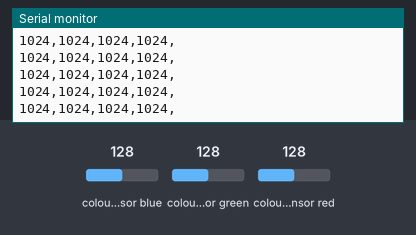
A sketch run on a simulated Arduino Uno, built with avr-gcc and run on an emulated ATmega328P. Shown: the last lines printed to the serial monitor. The inputs (shaded band) are chosen by the test bench; at power-on: colour sensor blue 128, colour sensor red 128, colour sensor green 128.

Above: at 1.2 s.
1.3 s: colour sensor blue set to 5
At 1.47 s:
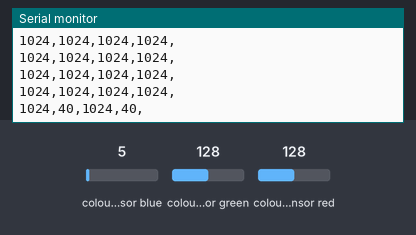
2.8 s: colour sensor red set to 5
At 2.8 s:
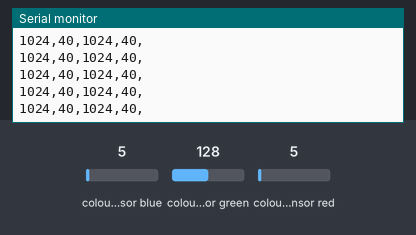
4.3 s: colour sensor blue set to 64
At 4.32 s:
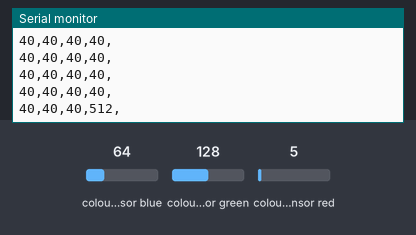
Timing chart, 0 to 7.3 s (numbered marks = the images above; inputs shaded):
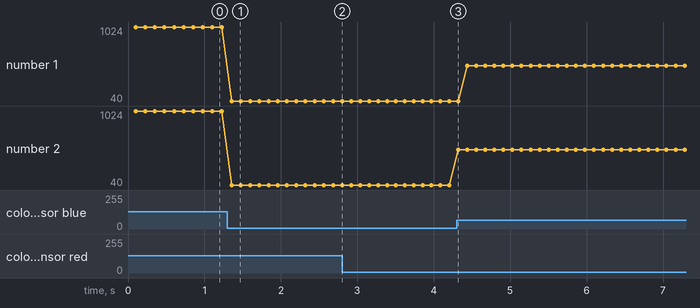

Measured:
- after the input at 1.3 s, the serial monitor: prints a new line after 0.05 s (image 1)
- after the input at 4.3 s, the serial monitor: prints a new line at once (image 3)
- plotted number 1: 1024 → 40 after the input at 1.3 s, 40 → 512 after the input at 4.3 s
- plotted number 2: 1024 → 40 after the input at 1.3 s, 40 → 512 after the input at 4.3 s

The sketch:

TCS34725.ino
```cpp
#include <Wire.h>
#include <SoftwareSerial.h>
#include "Adafruit_TCS34725softi2c.h"

// use digital pin for emulating SDA / SCL
#define SDApin 8
#define SCLpin 9
#define SDApin1 7
#define SCLpin1 6

// initialise with specific int time and gain values
Adafruit_TCS34725softi2c tcs = Adafruit_TCS34725softi2c(TCS34725_INTEGRATIONTIME_24MS, TCS34725_GAIN_16X, SDApin, SCLpin);
Adafruit_TCS34725softi2c tcs1 = Adafruit_TCS34725softi2c(TCS34725_INTEGRATIONTIME_24MS, TCS34725_GAIN_16X, SDApin1, SCLpin1);

// create a software seiral
const int RX = 2;
const int TX = 3;
SoftwareSerial serial(RX, TX);

// some constant
//int r1Min = 0;
//int r1Max = 28;
//int b1Min = 0;
//int b1Max = 39;
//int r2Min = 0;
//int r2Max = 32;
//int b2Min = 0;
//int b2Max = 43;

// setup
void setup(void) {
  Serial.begin(9600);
  serial.begin(9600);
  tcs.begin();
  tcs1.begin();
}

// get readings
void loop(void) {
  // declare variables for the colors
  uint16_t r1, g1, b1, c1;
  uint16_t r2, g2, b2, c2;
//  int rc1, bc1, rc2, bc2;

  // read the sensor
  tcs.getRawData(&r1, &g1, &b1, &c1);
  tcs1.getRawData(&r2, &g2, &b2, &c2);

  // calibrate sensor
//  rc1 = map(r1, r1Min, r1Max, 0, 255);
//  bc1 = map(b1, b1Min, b1Max, 0, 255);
//  rc2 = map(r2, r2Min, r2Max, 0, 255);
//  bc2 = map(b2, b2Min, b2Max, 0, 255);

  // print readings
//  Serial.print(rc1); Serial.print(","); Serial.print(bc1); Serial.print(","); Serial.print(rc2); Serial.print(","); Serial.print(bc2); Serial.print(","); Serial.println();
//  serial.print(rc1); serial.print(","); serial.print(bc1); serial.print(","); serial.print(rc2); serial.print(","); serial.print(bc2); serial.print(","); serial.println();
  Serial.print(r1); Serial.print(","); Serial.print(b1); Serial.print(","); Serial.print(r2); Serial.print(","); Serial.print(b2); Serial.print(","); Serial.println();
  serial.print(r1); serial.print(","); serial.print(b1); serial.print(","); serial.print(r2); serial.print(","); serial.print(b2); serial.print(","); serial.println();
}
```
